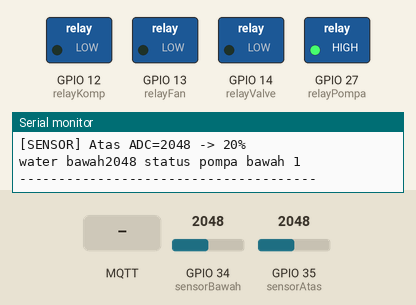
Recording of a sketch running on a simulated ESP32. Parts: switched loads named in the sketch (green lamp = pin HIGH), the last lines printed to the serial monitor. The test bench sets the inputs (shaded band); at power-on: GPIO 34 (sensorBawah) = 2048, GPIO 35 (sensorAtas) = 2048. WiFi joins after 1.5 s; servers stay silent unless stated; no MQTT or app messages arrive unless stated.

Above: at 2.7 s.
2.8 s: MQTT message "ON" arrives on the first subscribed topic
At 4.7 s:
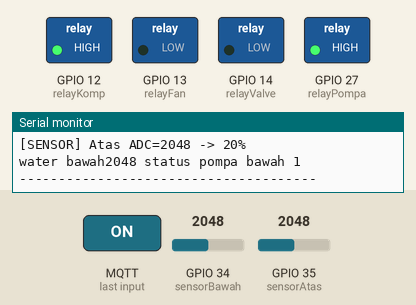
5.1 s: GPIO 34 (sensorBawah) set to 2435
6.8 s: GPIO 34 (sensorBawah) set to 2530
At 7.9 s:
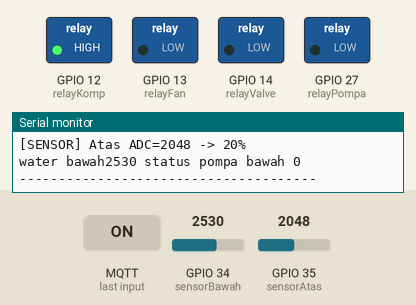
9.1 s: MQTT message "ON" arrives on the second subscribed topic
At 10.7 s:
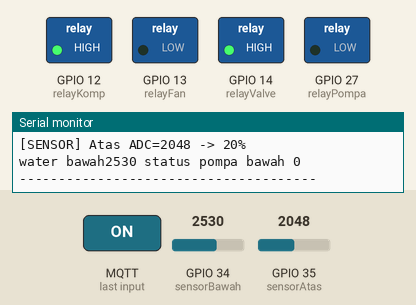
11.1 s: GPIO 35 (sensorAtas) set to 220
12.8 s: GPIO 35 (sensorAtas) set to 179
At 14.1 s:
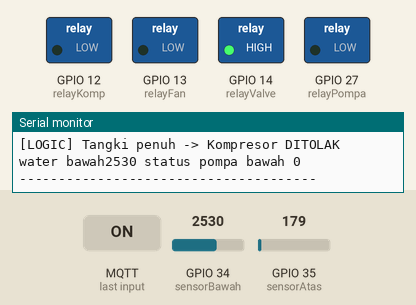
Timing chart, 0 to 15.8 s (numbered marks = the images above; inputs shaded):
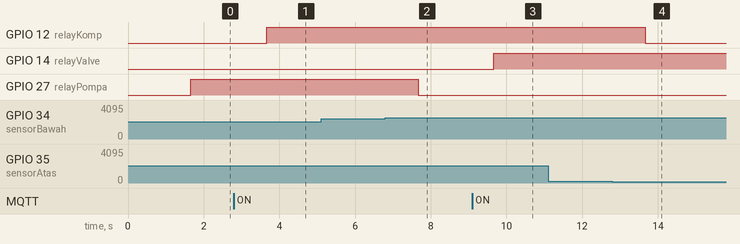

The sketch:

31-01-2026.ino
```cpp
#include <WiFi.h>
#include <PubSubClient.h>

/* ===== WIFI ===== */
const char* ssid = "awg02";
const char* password = "awg12345678";

IPAddress local_IP(192, 168, 0, 51);
IPAddress gateway(192, 168, 0, 1);
IPAddress subnet(255, 255, 255, 0);
IPAddress dns(8, 8, 8, 8);

/* ===== MQTT ===== */
const char* mqtt_server = "192.168.0.101";
WiFiClient espClient;
PubSubClient client(espClient);

/* ===== PIN ===== */
const int relayFan   = 13;
const int relayKomp  = 12;
const int relayValve = 14;
const int relayPompa = 27;

const int sensorAtas  = 35;
const int sensorBawah = 34;

/* ===== FAN TIMER ===== */
#define FAN_INTERVAL 60000UL   // 1 menit
#define FAN_ON_TIME  10000UL   // 10 detik

unsigned long lastFanCycle = 0;
unsigned long fanOnStart   = 0;
bool fanRunning = false;

/* ===== VARIABLE ===== */
int waterlevel = 0;

/* request dari MQTT */
bool reqKomp = false;
bool reqValve = false;

/* status relay real */
bool statKomp  = false;
bool statValve = false;
bool statPompa = false;

/* last status */
bool lastKomp  = false;
bool lastValve = false;
bool lastPompa = false;
int  lastWater = -1;

unsigned long lastCheck = 0;

/* ===== ADC STABIL ===== */
int bacaADC(int pin) {
  int sum = 0;
  for (int i = 0; i < 10; i++) {
    sum += analogRead(pin);
    delay(5);
  }
  return sum / 10;
}

/* ===== SETUP ===== */
void setup() {
  Serial.begin(115200);
  Serial.println("\n=== ESP32 WATER SYSTEM START ===");

  pinMode(relayFan, OUTPUT);
  pinMode(relayKomp, OUTPUT);
  pinMode(relayValve, OUTPUT);
  pinMode(relayPompa, OUTPUT);

  pinMode(sensorAtas, INPUT);
  pinMode(sensorBawah, INPUT);

  digitalWrite(relayFan, LOW);
  digitalWrite(relayKomp, LOW);
  digitalWrite(relayPompa, LOW);
  digitalWrite(relayValve, LOW);

  WiFi.config(local_IP, gateway, subnet, dns);
  WiFi.begin(ssid, password);

  Serial.print("Connecting WiFi");
  while (WiFi.status() != WL_CONNECTED) {
    delay(500);
    Serial.print(".");
  }
  Serial.println("\nWiFi connected");

  client.setServer(mqtt_server, 1883);
  client.setCallback(callback);
}

/* ===== MQTT CALLBACK ===== */
void callback(char* topic, byte* payload, unsigned int length) {
  String msg;
  for (uint8_t i = 0; i < length; i++) msg += (char)payload[i];

  Serial.print("[MQTT] ");
  Serial.print(topic);
  Serial.print(" => ");
  Serial.println(msg);

  if (String(topic) == "relay/1/status") {
    reqKomp = (msg == "ON");
  }

  if (String(topic) == "relay/2/status") {
    reqValve = (msg == "ON");
  }
}

/* ===== MQTT RECONNECT ===== */
void reconnect() {
  while (!client.connected()) {
    Serial.print("Connecting MQTT...");
    if (client.connect("ESP32_WATER")) {
      Serial.println("OK");
      client.subscribe("relay/1/status");
      client.subscribe("relay/2/status");
    } else {
      Serial.println("FAIL");
      delay(2000);
    }
  }
}

/* ===== WATER LEVEL ===== */
void bacaWaterLevel() {
  int val = bacaADC(sensorAtas);

  if (val <= 200) {            // full terendam
    waterlevel = 100;
  }
  else if (val <= 2000) {      // sekitar 70%
    waterlevel = 70;
  }
  else if (val <= 3200) {      // sekitar 20%
    waterlevel = 20;
  }
  else {                       // di atas 3200
    waterlevel = 0;
  }

  Serial.print("[SENSOR] Atas ADC=");
  Serial.print(val);
  Serial.print(" -> ");
  Serial.print(waterlevel);
  Serial.println("%");
}


/* ===== FAN CONTROL ===== */
void kontrolFan() {
  if (!statKomp) {
    // Kompresor mati → fan mati total
    digitalWrite(relayFan, LOW);
    fanRunning = false;
    lastFanCycle = millis();
    return;
  }

  unsigned long now = millis();

  if (!fanRunning && (now - lastFanCycle >= FAN_INTERVAL)) {
    fanRunning = true;
    fanOnStart = now;
    digitalWrite(relayFan, HIGH);
    Serial.println("[FAN] ON (cycle)");
  }

  if (fanRunning && (now - fanOnStart >= FAN_ON_TIME)) {
    fanRunning = false;
    lastFanCycle = now;
    digitalWrite(relayFan, LOW);
    Serial.println("[FAN] OFF");
  }
}

/* ===== LOOP ===== */
void loop() {
  if (!client.connected()) reconnect();
  client.loop();

  kontrolFan(); // jalan terus (non-blocking)

  if (millis() - lastCheck > 1000) {
    lastCheck = millis();

    bacaWaterLevel();
    int waterBawah = bacaADC(sensorBawah);

    /* ===== KOMPRESOR ===== */
    if (waterlevel == 100) {
      statKomp = false;
      reqKomp  = false;
      Serial.println("[LOGIC] Tangki penuh -> Kompresor DITOLAK");
    } else {
      statKomp = reqKomp;
    }

    /* ===== VALVE ===== */
    statValve = reqValve;

    /* ===== POMPA ===== */
    statPompa = (waterBawah <= 2500);

Serial.println("water bawah"  + String(waterBawah) + " status pompa bawah " + String(statPompa));

    digitalWrite(relayKomp, statKomp);
    digitalWrite(relayPompa, statPompa);
    digitalWrite(relayValve, statValve ? 1 : 0);

    /* ===== MQTT PUBLISH ===== */
    if (waterlevel != lastWater) {
      client.publish("sensor/water", String(waterlevel).c_str(), true);
      lastWater = waterlevel;
    }

    if (statKomp != lastKomp) {
      client.publish("relay/1/status", statKomp ? "ON" : "OFF", true);
      lastKomp = statKomp;
    }

    if (statValve != lastValve) {
      client.publish("relay/2/status", statValve ? "ON" : "OFF", true);
      lastValve = statValve;
    }

    if (statPompa != lastPompa) {
      client.publish("status/pompa", statPompa ? "ON" : "OFF", true);
      lastPompa = statPompa;
    }

    Serial.println("--------------------------------------");
  }
}
```

Measured:
- the behaviour switches between 2500 and 2501 on GPIO 34 (sensorBawah) (found by bisection; images 1 and 2)
- the behaviour switches between 201 and 200 on GPIO 35 (sensorAtas) (found by bisection; images 3 and 4)
- after the input at 2.8 s, GPIO 12 (relayKomp): LOW → HIGH after 0.86 s
- after the input at 6.8 s, GPIO 27 (relayPompa): HIGH → LOW after 0.86 s
- after the input at 9.1 s, GPIO 14 (relayValve): LOW → HIGH after 0.57 s
- after the input at 12.8 s, GPIO 12 (relayKomp): HIGH → LOW after 0.87 s
